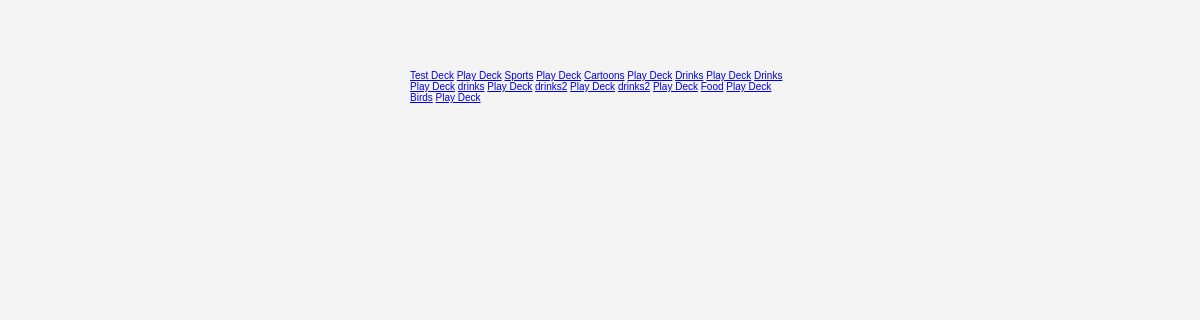
The app's page /home/ (signed in) with its own data.
### flashcard/models.py (models this page shows, shortened)
class Deck(models.Model):
    title = models.CharField(max_length=250)
    user = models.ForeignKey(
        User,
        on_delete=models.CASCADE,
        related_name="decks"
    )

### flashcard/views.py (the view)
# urls.py: path("home/", flashcard_views.list_all_decks, name="list_all_decks"),
@login_required
def list_all_decks(request):
    decks = Deck.objects.all().order_by("title")
    user = get_object_or_404(User, username=request.user)
    user_decks = user.decks.filter()
    return render(request, "flashcard/list_all_decks.html", {"decks": user_decks})

### flashcard/models.py (called while the page is built)
    def __str__(self):
        return self.username

### templates/flashcard/list_all_decks.html (shortened to what this page needs)
{% extends 'base.html' %}
{% block content %}
<div class='container'>
    {% for deck in decks %}
    <a href="{% url 'view_deck' pk=deck.pk %}" class="">{{ deck.title }}</a>
    <a href="{% url 'play_deck' pk=deck.pk %}">Play Deck</a>
    {% endfor %}
        </div>
{% endblock %}

### static/styles.css (style rules this page uses)
* { margin: 0 auto; padding: 0; }
.container, .card_front { width: 380px; height: 350px; }
body { margin-top: 70px; background-color: #f4f4f4; font-family: 'Raleway', sans-serif; font-size: 62.5%; }
.container, .card_front { position: relative; }
.container { perspective: 1200px; }

### records on screen
Deck: title "Test Deck"
Deck: title "Sports"
Deck: title "Cartoons"
Deck: title "Drinks"
Deck: title "Drinks"
Deck: title "drinks"
Deck: title "drinks2"
Deck: title "drinks2"
Deck: title "Food"
Deck: title "Birds"
